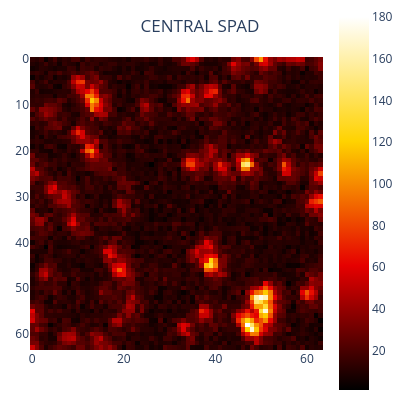

Notebook source saved alongside this figure:
### Code cell
# RUN INPUT
#############################################################################################

#############################################################################################
# FILE IMPORT AND SETUP
############################################################################################

dir = os.getcwd()
filename = path.join(dir,'images','2025 07 07-08 Qdots',file) # input
savename = path.join(dir,'images','output',file) # output
savenameSOFI = path.join(dir,'images','output','SOFI',file)

timeSwitch = True #True if i saved the timetraces
spadFormat=7
Nspad = spadFormat**2

index7=[i for i in range(49) if i != 12]
index5=[8,9,10,11,15,16,17,18,19,22,23,24,25,26,29,30,31,32,33,36,37,38,39,40] #Check if 12 is included or not
index3=[16,17,18,23,24,25,30,31,32]
index1=[17,23,24,25,31]


f = h5py.File(filename + '.h5', 'r') # read h5 file

# ----------------- read header

if timeSwitch:
    group = f['Fluctuations']
    print('Opening time data...')
    Endoftime_h5 = group['IsEndOfTimeBin'][()]
    t_bin=group['Time'][()][0]/1000        #micros
    rep = group.attrs['I_Repetitions'][0]      #repetitions  
else:
    group = f['Image']

imgFormat=group.attrs['I_Height'][0]       #pixels
Depth=group.attrs['I_Depth'][0]            #repetitions/z
ImgFoV=group.attrs['I_XSpan[um]'][0]       #micron
pxsizex=group.attrs['I_XPixelSize[nm]'][0]/1000 #micron         
ZSpan=group.attrs['I_ZSpan[um]'][0]        #micron
pxsizez=group.attrs['I_ZPixelSize[nm]'][0]/1000 #micron
Duration=group.attrs['M_Duration[ms]'][0]  #ms
DwellTime=Duration/(Depth*imgFormat**2)    #ms (approximate)
Fingerprint_h5 = group['Fingerprint'][()]

# ---------------- reading SPAD DATA

print('Opening SPAD data...')
data_h5= group['SPAD'][()]
print('Finished opening')
f.close()

# ----------------- display metadata

print('--------------------METADATA:--------------')
print('imgFormat: ',imgFormat,'x',imgFormat,'px')
print('depth (z): ', Depth)
print('FOV: ', ImgFoV,'μm')
print('pixelsize (x-y): ', pxsizex,'μm')
print('pixelsize (z): ', pxsizez,'μm')
print('ZSpan (z-range):', ZSpan,'μm')
print('Duration frame:', Duration,'ms')
print('Dwell time (time per pixel):', DwellTime,'ms')
print('---------------------------------------------')

# ---------------- fixing binning

# Ch,T,X,Y,R,Z
# print('Full data size: ' + str(data_h5.shape[0]))
# print('Total time bins (no channel distinction): ' +str(Endoftime_h5.shape[0]))

endtime=np.asarray(np.where(Endoftime_h5==1))[0,:]       #Cerco gli indici di Endoftime_h5 dove finiscono i pixels
# print('Scan pixels: ' + str(endtime.shape[0]))
# print('\nendtime: '+str(endtime[:10]))
v = np.max(np.diff(endtime))                             #Cerco la durata massima
# print('maximum temporal timetrace length: ' +str(v))                  
overflow = endtime[np.asarray(np.where(np.diff(endtime)==v))[0,:]+1]  #Indici di cut degli elementi in overflow
# print('\nOverflow: ' +str(overflow))
# print('Pixels in overflow: ' + str(overflow.shape[0]))

over_del = np.zeros(((overflow.shape[0]+1)*Nspad)).astype(np.int64)
for j in range(Nspad):
    over_del[(j)*overflow.shape[0]:overflow.shape[0]*(j+1)]= ((overflow*Nspad)+j)

g=np.linspace(0,48,49).astype(int)
if endtime[0]+1==v: 
    over_del[-49:]=((endtime[0]*Nspad)+g)
else:
    over_del=np.delete(over_del, np.linspace(over_del.shape[0]-Nspad, over_del.shape[0]-1).astype(int) , axis=(0))
    
# print('Bin in data_h5 to be removed: ' +str(over_del))

data_crop = np.delete(data_h5, over_del)
del over_del
del endtime
del g
del overflow
# print('\nFinal size of cropped data: ' +str(data_crop.shape[0]))
# print('Expected size: ' +str(Nspad*Depth*rep*imgFormat**2*(v-1)))

if not data_crop.shape[0]==Nspad*Depth*rep*imgFormat**2*(v-1):
    raise 'data error, bin not corresponding'
# print('size cropped == expected size: ', str(data_crop.shape[0]==Nspad*Depth*rep*imgFormat**2*(v-1)))

# ---------------------------- reshaping (z,rep,y,x,y,ch)

z_i, rep_i, y_i, x_i, t_i, ch_i = 0, 1, 2, 3, 4, 5 # indexes of reshaped data

fingerprint_meta = np.reshape(Fingerprint_h5, (spadFormat,spadFormat))
if not timeSwitch:
    data=np.reshape(data_h5,(Depth,1,imgFormat,imgFormat,1,Nspad)) 
    print('Data format (z,rep,y,x,t,ch) ' +str(data.shape))
else:
    data=np.reshape(data_crop, (Depth,rep,imgFormat,imgFormat,v-1,Nspad))
    print('Data format (z,rep,y,x,t,ch) ' +str(data.shape))
    del data_crop
   
# print('\nCumulative Dwell time (approx.): ' + str(DwellTime) +' ms')
# print('FoV [um]: ' + str(ImgFoV))
# if timeSwitch: print('Time binsize [us]: ' +str(t_bin))
# print('Pixel size [um]: ' +str(pxsizex))
del data_h5 # free the memory

#############################################################################################
# FIRST PLOT, all the data is in 'data'
############################################################################################


CENTRAL_SPAD = data[0, :, :, :, :, 24].sum(axis=(3, 0)).astype(np.uint8)
COFOCAL = data[0, :, :, :, :, :].sum(axis=(3, 0, 4)).astype(np.uint8)

# im = Image.fromarray(CENTRAL_SPAD) # convert to an image

# -------------------- Plot with Plotly

fig = px.imshow(
    CENTRAL_SPAD, 
    color_continuous_scale='hot',
    title='CENTRAL SPAD',
)
fig.update_layout(
    margin=dict(l=30, r=0, t=0, b=0),
    width=400,
    height=400,
    title=dict(
        y=0.95,  # move title closer to plot
        x=0.5,   # keep centered
        xanchor='center',
        yanchor='top'
    )
)

fig.show()

del Endoftime_h5

### Figure 1 — Plotly figure (JSON) as saved in the notebook; plotly's stock layout.template omitted (floating-point values rounded to 4 significant figures; data arrays with more than 128 entries replaced by an {"elided": "..."} marker saying what was removed)
{"data": [{"coloraxis": "coloraxis", "hovertemplate": "x: %{x}<br>y: %{y}<br>color: %{z}<extra></extra>", "name": "0", "type": "heatmap", "xaxis": "x", "yaxis": "y", "z": {"elided": "64x64 int values"}}], "layout": {"coloraxis": {"colorscale": [[0, "rgb(0,0,0)"], [0.3333, "rgb(230,0,0)"], [0.6667, "rgb(255,210,0)"], [1, "rgb(255,255,255)"]]}, "height": 400, "margin": {"b": 0, "l": 30, "r": 0, "t": 0}, "title": {"text": "CENTRAL SPAD", "x": 0.5, "xanchor": "center", "y": 0.95, "yanchor": "top"}, "width": 400, "xaxis": {"anchor": "y", "constrain": "domain", "domain": [0, 1], "scaleanchor": "y"}, "yaxis": {"anchor": "x", "autorange": "reversed", "constrain": "domain", "domain": [0, 1]}}}
